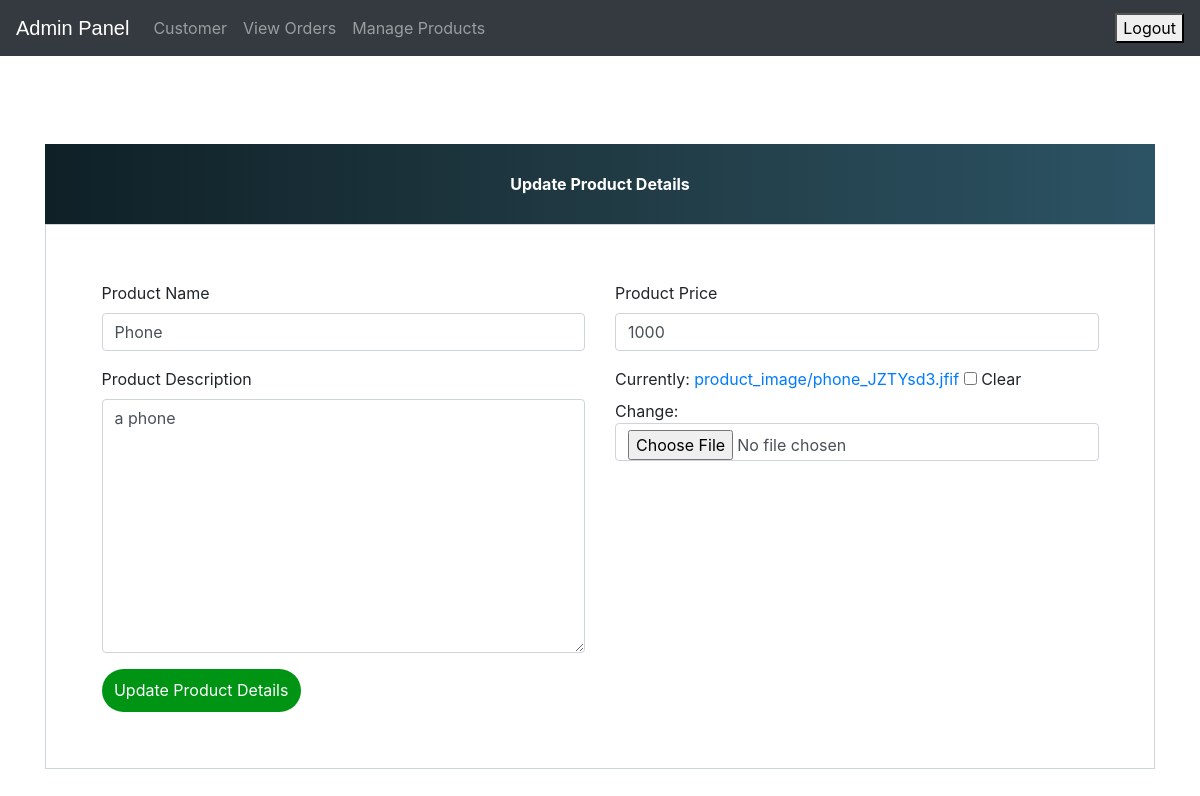
The page /update-product/4 (signed in) on the database its author committed.
### ecom/models.py (models this page shows, shortened)
class Product(models.Model):
    name = models.CharField(max_length=100)
    product_image = models.ImageField(upload_to='product_image/', null=True, blank=True, default="-")
    additional_image1 = models.ImageField(upload_to='product_image/other/', null=True, blank=True)
    additional_image2 = models.ImageField(upload_to='product_image/other/', null=True, blank=True)
    additional_image3 = models.ImageField(upload_to='product_image/other/', null=True, blank=True)
    additional_image4 = models.ImageField(upload_to='product_image/other/', null=True, blank=True)
    price = models.PositiveIntegerField()
    discount = models.PositiveIntegerField(null=True, blank=True, help_text="Discount Price")
    description = models.TextField(max_length=1000)
    short_description = models.TextField(max_length=100, null=True)
    stock = models.PositiveIntegerField(default=0)
    category = models.ForeignKey(Category, on_delete=models.CASCADE, related_name='products', default=1)
    sub_category = models.ForeignKey(Sub_category, on_delete=models.CASCADE, related_name='products', default=1)
    is_digital = models.BooleanField(default=False)
    featured = models.BooleanField(default=False)
    popular = models.BooleanField(default=False)
    colors = models.ManyToManyField(Color, blank=True, related_name='products')  # Added color options
    free_delivery = models.BooleanField(default=False)

### ecom/views.py (the view)
# urls.py: path('update-product/<int:pk>', views.update_product_view,name='update-product'),
@login_required(login_url='adminlogin')
def update_product_view(request,pk):
    product=models.Product.objects.get(id=pk)
    productForm=forms.ProductForm(instance=product)
    if request.method=='POST':
        productForm=forms.ProductForm(request.POST,request.FILES,instance=product)
        if productForm.is_valid():
            productForm.save()
            return redirect('admin-products')
    return render(request,'ecom/admin_update_product.html',{'productForm':productForm})

### ecom/forms.py
class ProductForm(forms.ModelForm):
    class Meta:
        model=models.Product
        fields=['name','price','description','product_image', 'category']

### ecom/context_processors.py (called while the page is built)
def categories_context(request):
    categories = Category.objects.prefetch_related('sub_category').all()
    return {'categories': categories}

### templates/ecom/admin_update_product.html (shortened to what this page needs)
{% extends 'ecom/admin_base.html' %}
{% load widget_tweaks %}
{% block content %}
<head>
  <link href="//maxcdn.bootstrapcdn.com/bootstrap/4.1.1/css/bootstrap.min.css" rel="stylesheet" id="bootstrap-css">
</head>
<br><br><br><br><br><br>
<form method="post" enctype="multipart/form-data">
  <div class="container register-form">
    <div class="form">
      <div class="note">
        <p>Update Product Details</p>
      </div>
      <div class="form-content">
        <div class="row">
          <div class="col-md-6">
            <div class="form-group">
              <label for="">Product Name</label>
              {% render_field productForm.name class="form-control" placeholder="Product Name" %}
            </div>
            <div class="form-group">
              <label for="">Product Description</label>
              {% render_field productForm.description class="form-control" placeholder="Description" %}
            </div>
          </div>
          <div class="col-md-6">
            <div class="form-group">
              <label for="">Product Price</label>
              {% render_field productForm.price class="form-control" placeholder="Price" %}
            </div>
            <div class="form-group">
              {% render_field productForm.product_image class="form-control" placeholder="product_image" %}
            </div>
          </div>
        </div>
        <button type="submit" class="btnSubmit">Update Product Details</button>
      </div>
    </div>
  </div>
</form>
{% endblock content %}

### templates/ecom/admin_base.html (style rules this page uses)
p { text-align: center; }

### templates/ecom/admin_update_product.html (style rules this page uses)
a:link { text-decoration: none; }
.note { text-align: center; height: 80px; background: #0F2027; background: -webkit-linear-gradient(to left, #2C5364, #203A43, #0F2027); background: linear-gradient(to left, #2C5364, #203A43, #0F2027); color: #fff; font-weight: bold; line-height: 80px; }
.form-content { padding: 5%; border: 1px solid #ced4da; margin-bottom: 2%; }
.form-control { border-radius: 1.5rem; }
.btnSubmit { border: none; border-radius: 1.5rem; padding: 1%; width: 20%; cursor: pointer; background: #009414; color: #fff; }

### rows shown on the page
Product: name "Phone", description "a phone", price "1000"
